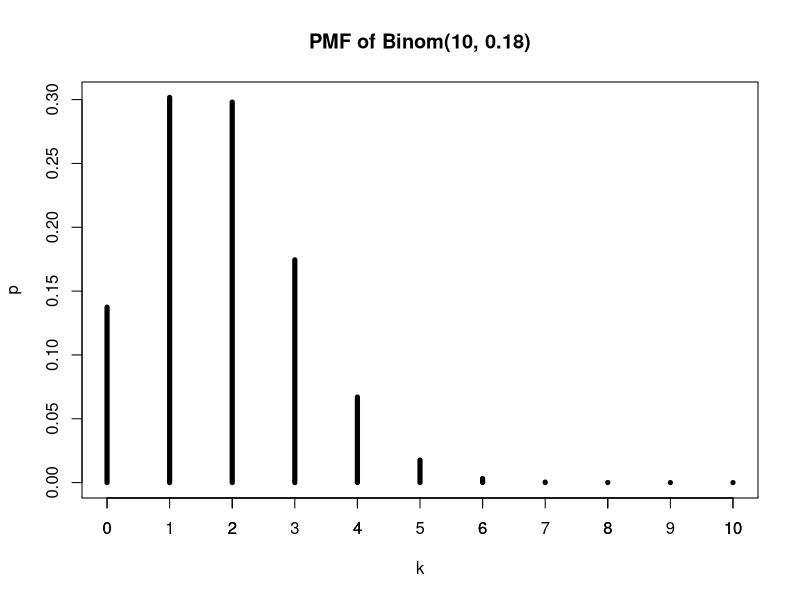

This chart was generated by the following R code:
## ---- chunk 1
mean(rbinom(10000, 10, 0.3))
## ---- chunk 2
plot(0:10, dbinom(0:10, size = 10, prob = 0.18),
     main = "PMF of Binom(10, 0.18)",
     ylab = "p", xlab = "k", type = "h", lwd = 5)
axis(side = 1, at = 0:10)
## ---- chunk 3
set.seed(100)
r <- replicate(10000, which(cumsum(sample(1:6, size = 15, replace = T)) >= 15)[1])
mean(r)
## ---- chunk 4
until_15 <- function() {
  rolls <- sample(1:6, size = 15, replace = T) # Outcome of rolling 15 dice
  c_rolls <- cumsum(rolls) # cumulative sum of rolls
  c_15 <- c_rolls >= 15 # logical vector indicates exceeding 15
  which_c_15 <- which(c_15) # Indices of cumulative scores exceeding 15
  return(which_c_15[1]) # The first such index.
}

set.seed(100)
r <- replicate(10000, until_15())
mean(r)
